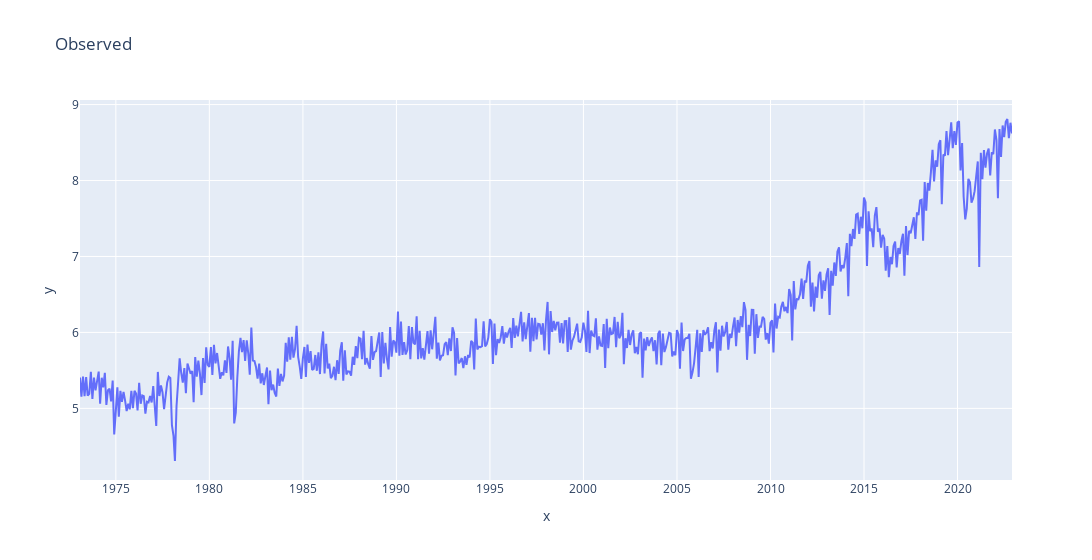

The cell this chart's notebook holds for it:
### Code cell
from statsmodels.tsa.seasonal import seasonal_decompose
results = seasonal_decompose(total_production['Total_Production'])

fig_1 = px.line(y=results.observed, x=results.observed.index, title='Observed',width=1500)
fig_1.show()

### Figure 1 — Plotly figure (JSON) as saved in the notebook; plotly's stock layout.template omitted (floating-point values rounded to 4 significant figures; data arrays with more than 128 entries replaced by an {"elided": "..."} marker saying what was removed)
{"data": [{"hovertemplate": "x=%{x}<br>y=%{y}<extra></extra>", "legendgroup": "", "line": {"color": "#636efa", "dash": "solid"}, "marker": {"symbol": "circle"}, "mode": "lines", "name": "", "orientation": "v", "showlegend": false, "type": "scatter", "x": {"elided": "599 str values"}, "xaxis": "x", "y": {"elided": "599 float values"}, "yaxis": "y"}], "layout": {"legend": {"tracegroupgap": 0}, "title": {"text": "Observed"}, "width": 1500, "xaxis": {"anchor": "y", "domain": [0, 1], "title": {"text": "x"}}, "yaxis": {"anchor": "x", "domain": [0, 1], "title": {"text": "y"}}}}
